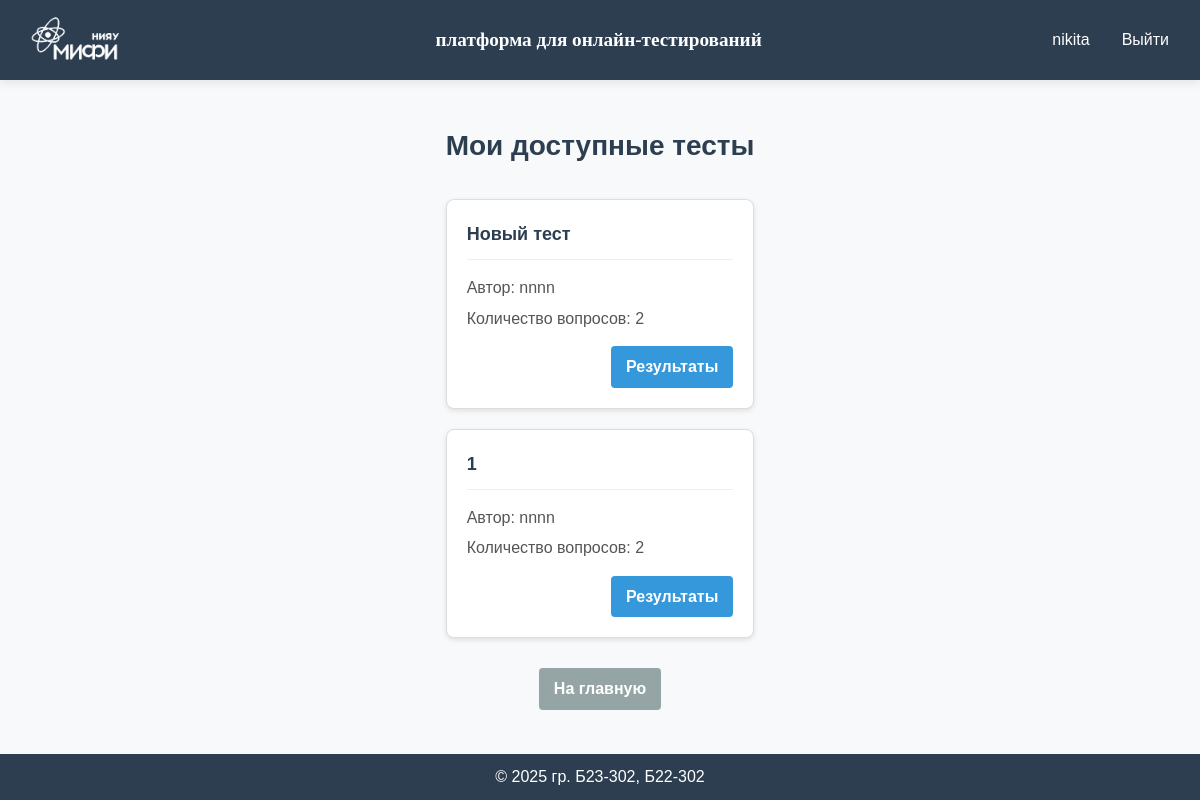
/my_tests (signed in), run on an earlier commit of the app's database.
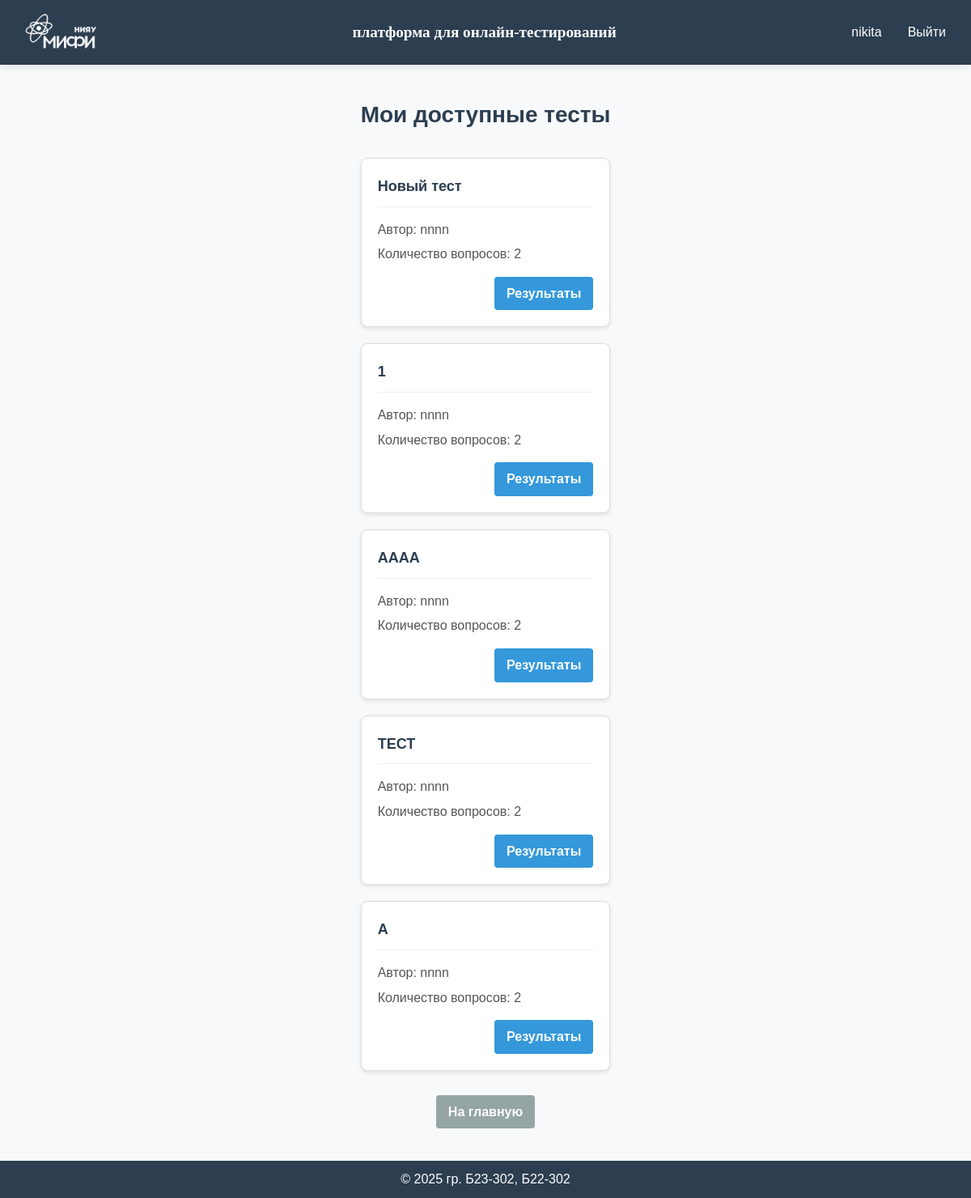
And on a later commit of the database.
### app/models.py (models this page shows)
class Test(db.Model):
    __tablename__ = 'tests'  # Изменяем имя таблицы на 'tests'
    id = db.Column(db.Integer, primary_key=True)
    test_author = db.Column(db.String(80), nullable=False)
    test_info = db.Column(db.Text)  # Для SQLite используем Text вместо JSON
    groups = db.Column(db.Text)  # Переименовано с test_groups на groups

### app/pass_tests/routes.py (the view)
@pass_tests_bp.route('/my_tests', methods=['GET', 'POST'])
@login_required
def my_tests():
    user_group = current_user.group
    if not user_group:
        flash('У вас не указана группа. Доступных тестов нет.', 'warning')
        return render_template('pass_tests/my_tests.html', available_tests=[], completed_tests=[])
    all_tests = Test.query.all()
    available_tests = []
    for test in all_tests:
        try:
            test_groups = json.loads(test.groups)
            if user_group in test_groups:
                test_info = json.loads(test.test_info)
                available_tests.append({
                    'id': test.id,
                    'name': test_info.get('name', 'Без названия'),
                    'author': test.test_author,
                    'questions_count': len(test_info.get('questions', [])),
                })
        except (json.JSONDecodeError, AttributeError) as e:
            print(f"Ошибка при обработке теста: {str(e)}")
            continue
    completed_tests = TestResult.query.filter_by(student_id=current_user.id).all()
    completed_test_ids = {}
    for result in completed_tests:
        completed_test_ids[result.test_id] = result.id
    for test in available_tests:
        if test['id'] in completed_test_ids:
            test['result_id'] = completed_test_ids[test['id']]
    return render_template('pass_tests/my_tests.html',
                          available_tests=available_tests,
                          completed_test_ids=completed_test_ids)

### app/models.py (called while the page is built)
@login_manager.user_loader
def load_user(user_id):
    return User.query.get(int(user_id))

### app/templates/pass_tests/my_tests.html (shortened to what this page needs)
{% extends "base.html" %}
{% block content %}
<div class="available-tests">
    <h1 class="page-title">Мои доступные тесты</h1>
    {% if available_tests %}
        <div class="tests-list">
            {% for test in available_tests %}
                <div class="test-card">
                    <div class="test-header">
                        <div class="test-title">{{ test.name }}</div>
                    </div>
                    <div class="test-info">
                        <p>Автор: {{ test.author }}</p>
                        <p>Количество вопросов: {{ test.questions_count }}</p>
                    </div>
                    <div class="test-actions">
                        {% if test.id in completed_test_ids.keys() %}
                            <a href="{{ url_for('pass_tests.view_result', result_id=test.result_id) }}" class="btn btn-info">Результаты</a>
                        {% else %}
                            <a href="{{ url_for('pass_tests.take_test', test_id=test.id) }}" class="btn btn-primary">Пройти тест</a>
                        {% endif %}
                    </div>
                </div>
            {% endfor %}
        </div>
    {% else %}
        <div class="no-tests">
            <p>Для вас нет доступных тестов.</p>
            <p>Возможно, ваша группа не добавлена ни в один тест или у вас не указана группа в профиле.</p>
        </div>
    {% endif %}
    <div class="back-link">
        <a href="{{ url_for('main.index') }}" class="btn btn-secondary">На главную</a>
    </div>
</div>
{% endblock %}

What changed in the data, as far as the page shows it:
added Test: name "AAAA", author "nnnn", questions_count "2"
added Test: name "ТЕСТ", author "nnnn", questions_count "2"
added Test: name "А", author "nnnn", questions_count "2"
